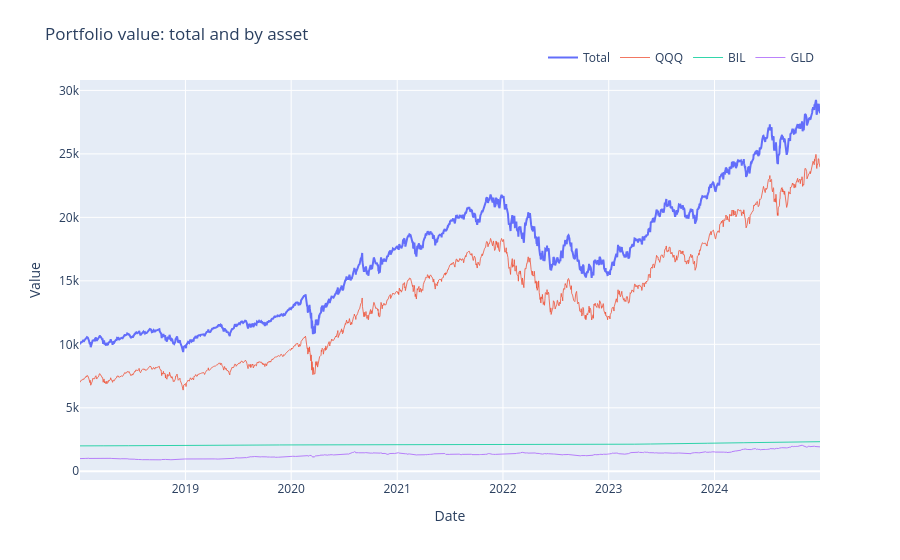

Notebook code cell kept with this figure:
### Code cell
from tiportfolio.report import plot_portfolio_with_assets_interactive

fig = plot_portfolio_with_assets_interactive(result_vix_regime, mark_rebalances=True)
fig.show()

### Figure 1 — Plotly figure (JSON) as saved in the notebook; plotly's stock layout.template omitted (floating-point values rounded to 4 significant figures; data arrays with more than 128 entries replaced by an {"elided": "..."} marker saying what was removed)
{"data": [{"hovertemplate": "Date: %{x|%Y-%m-%d}<br>Value: %{y:,.2f}<extra></extra>", "line": {"width": 2}, "mode": "lines", "name": "Total", "type": "scatter", "x": {"elided": "1760 str values"}, "y": {"elided": "1760 float values"}}, {"customdata": {"elided": "1760 float values"}, "hovertemplate": "Date: %{x|%Y-%m-%d}<br>QQQ: %{y:,.2f} (%{customdata:.1f}% of portfolio)<extra></extra>", "line": {"width": 1}, "mode": "lines", "name": "QQQ", "opacity": 0.8, "type": "scatter", "x": {"elided": "1760 str values"}, "y": {"elided": "1760 float values"}}, {"customdata": {"elided": "1760 float values"}, "hovertemplate": "Date: %{x|%Y-%m-%d}<br>BIL: %{y:,.2f} (%{customdata:.1f}% of portfolio)<extra></extra>", "line": {"width": 1}, "mode": "lines", "name": "BIL", "opacity": 0.8, "type": "scatter", "x": {"elided": "1760 str values"}, "y": {"elided": "1760 float values"}}, {"customdata": {"elided": "1760 float values"}, "hovertemplate": "Date: %{x|%Y-%m-%d}<br>GLD: %{y:,.2f} (%{customdata:.1f}% of portfolio)<extra></extra>", "line": {"width": 1}, "mode": "lines", "name": "GLD", "opacity": 0.8, "type": "scatter", "x": {"elided": "1760 str values"}, "y": {"elided": "1760 float values"}}], "layout": {"hovermode": "closest", "legend": {"orientation": "h", "x": 1, "xanchor": "right", "y": 1.02, "yanchor": "bottom"}, "margin": {"t": 80}, "title": {"text": "Portfolio value: total and by asset"}, "xaxis": {"title": {"text": "Date"}}, "yaxis": {"title": {"text": "Value"}}}}
